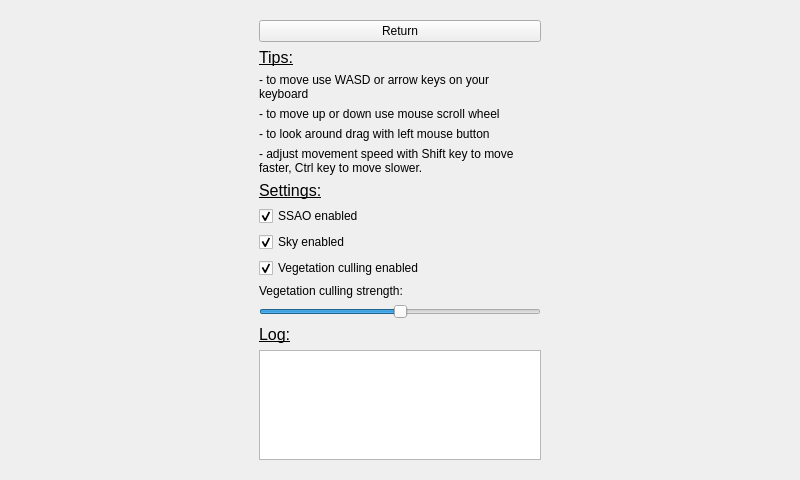
<?xml version="1.0" encoding="UTF-8"?>
<ui version="4.0">
 <class>RendererLayout</class>
 <widget class="QWidget" name="RendererLayout">
  <property name="enabled">
   <bool>true</bool>
  </property>
  <property name="geometry">
   <rect>
    <x>0</x>
    <y>0</y>
    <width>800</width>
    <height>480</height>
   </rect>
  </property>
  <property name="sizePolicy">
   <sizepolicy hsizetype="Expanding" vsizetype="Expanding">
    <horstretch>0</horstretch>
    <verstretch>0</verstretch>
   </sizepolicy>
  </property>
  <property name="windowTitle">
   <string>RendererLayout</string>
  </property>
  <layout class="QHBoxLayout" name="horizontalLayout">
   <item>
    <widget class="QWidget" name="panel" native="true">
     <property name="maximumSize">
      <size>
       <width>300</width>
       <height>16777215</height>
      </size>
     </property>
     <layout class="QVBoxLayout" name="verticalLayout">
      <item>
       <widget class="QPushButton" name="backButton">
        <property name="sizePolicy">
         <sizepolicy hsizetype="Expanding" vsizetype="Fixed">
          <horstretch>0</horstretch>
          <verstretch>0</verstretch>
         </sizepolicy>
        </property>
        <property name="maximumSize">
         <size>
          <width>16777215</width>
          <height>16777215</height>
         </size>
        </property>
        <property name="text">
         <string>Return</string>
        </property>
       </widget>
      </item>
      <item>
       <widget class="QLabel" name="tooltip">
        <property name="font">
         <font>
          <pointsize>12</pointsize>
          <underline>true</underline>
         </font>
        </property>
        <property name="text">
         <string>Tips:</string>
        </property>
       </widget>
      </item>
      <item>
       <widget class="QLabel" name="tip01">
        <property name="text">
         <string>- to move use WASD or arrow keys on your keyboard</string>
        </property>
        <property name="wordWrap">
         <bool>true</bool>
        </property>
       </widget>
      </item>
      <item>
       <widget class="QLabel" name="tip04">
        <property name="text">
         <string>- to move up or down use mouse scroll wheel</string>
        </property>
       </widget>
      </item>
      <item>
       <widget class="QLabel" name="tip02">
        <property name="text">
         <string>- to look around drag with left mouse button</string>
        </property>
       </widget>
      </item>
      <item>
       <widget class="QLabel" name="tip03">
        <property name="text">
         <string>- adjust movement speed with Shift key to move faster, Ctrl key to move slower.</string>
        </property>
        <property name="wordWrap">
         <bool>true</bool>
        </property>
       </widget>
      </item>
      <item>
       <widget class="QLabel" name="loglabel_2">
        <property name="font">
         <font>
          <pointsize>12</pointsize>
          <underline>true</underline>
          <strikeout>false</strikeout>
         </font>
        </property>
        <property name="text">
         <string>Settings:</string>
        </property>
        <property name="margin">
         <number>0</number>
        </property>
       </widget>
      </item>
      <item>
       <widget class="QCheckBox" name="ssaoEnabled">
        <property name="text">
         <string>SSAO enabled</string>
        </property>
        <property name="checked">
         <bool>true</bool>
        </property>
       </widget>
      </item>
      <item>
       <widget class="QCheckBox" name="skyEnabled">
        <property name="text">
         <string>Sky enabled</string>
        </property>
        <property name="checked">
         <bool>true</bool>
        </property>
       </widget>
      </item>
      <item>
       <widget class="QCheckBox" name="cullEnabled">
        <property name="text">
         <string>Vegetation culling enabled</string>
        </property>
        <property name="checked">
         <bool>true</bool>
        </property>
       </widget>
      </item>
      <item>
       <widget class="QLabel" name="sliderLabel">
        <property name="text">
         <string>Vegetation culling strength:</string>
        </property>
       </widget>
      </item>
      <item>
       <widget class="QSlider" name="vegDensity">
        <property name="minimum">
         <number>-50</number>
        </property>
        <property name="maximum">
         <number>50</number>
        </property>
        <property name="value">
         <number>0</number>
        </property>
        <property name="orientation">
         <enum>Qt::Horizontal</enum>
        </property>
       </widget>
      </item>
      <item>
       <widget class="QLabel" name="loglabel">
        <property name="font">
         <font>
          <pointsize>12</pointsize>
          <underline>true</underline>
          <strikeout>false</strikeout>
         </font>
        </property>
        <property name="text">
         <string>Log:</string>
        </property>
       </widget>
      </item>
      <item>
       <widget class="QTextEdit" name="log">
        <property name="focusPolicy">
         <enum>Qt::NoFocus</enum>
        </property>
       </widget>
      </item>
     </layout>
    </widget>
   </item>
   <!--<item>
  <widget class="Renderer" name="renderer" native="true">
    <property name="sizePolicy">
     <sizepolicy hsizetype="Preferred" vsizetype="Expanding">
      <horstretch>0</horstretch>
      <verstretch>0</verstretch>
     </sizepolicy>
    </property>
   </widget>
  </item>-->
  </layout>
 </widget>
 <customwidgets>
  <!--<customwidget>
   <class>Renderer</class>
   <extends>QWidget</extends>
   <header>renderer/Renderer.h</header>
   <container>1</container>
  </customwidget>-->
 </customwidgets>
 <resources/>
 <connections>
  <connection>
   <sender>backButton</sender>
   <signal>clicked()</signal>
   <receiver>RendererLayout</receiver>
   <slot>backClicked()</slot>
   <hints>
    <hint type="sourcelabel">
     <x>158</x>
     <y>22</y>
    </hint>
    <hint type="destinationlabel">
     <x>399</x>
     <y>239</y>
    </hint>
   </hints>
  </connection>
  <connection>
   <sender>ssaoEnabled</sender>
   <signal>stateChanged(int)</signal>
   <receiver>RendererLayout</receiver>
   <slot>ssaoChecked(int)</slot>
   <hints>
    <hint type="sourcelabel">
     <x>158</x>
     <y>52</y>
    </hint>
    <hint type="destinationlabel">
     <x>399</x>
     <y>239</y>
    </hint>
   </hints>
  </connection>
  <connection>
   <sender>skyEnabled</sender>
   <signal>stateChanged(int)</signal>
   <receiver>RendererLayout</receiver>
   <slot>skyboxChecked(int)</slot>
   <hints>
    <hint type="sourcelabel">
     <x>158</x>
     <y>81</y>
    </hint>
    <hint type="destinationlabel">
     <x>399</x>
     <y>239</y>
    </hint>
   </hints>
  </connection>
  <connection>
   <sender>vegDensity</sender>
   <signal>valueChanged(int)</signal>
   <receiver>RendererLayout</receiver>
   <slot>cullingDistanceChanged(int)</slot>
   <hints>
    <hint type="sourcelabel">
     <x>158</x>
     <y>158</y>
    </hint>
    <hint type="destinationlabel">
     <x>399</x>
     <y>239</y>
    </hint>
   </hints>
  </connection>
  <connection>
   <sender>cullEnabled</sender>
   <signal>stateChanged(int)</signal>
   <receiver>RendererLayout</receiver>
   <slot>cullingChecked(int)</slot>
   <hints>
    <hint type="sourcelabel">
     <x>158</x>
     <y>110</y>
    </hint>
    <hint type="destinationlabel">
     <x>399</x>
     <y>239</y>
    </hint>
   </hints>
  </connection>
 </connections>
 <slots>
  <slot>backClicked()</slot>
  <slot>ssaoChecked(int)</slot>
  <slot>skyboxChecked(int)</slot>
  <slot>cullingDistanceChanged(int)</slot>
  <slot>cullingChecked(int)</slot>
 </slots>
</ui>
